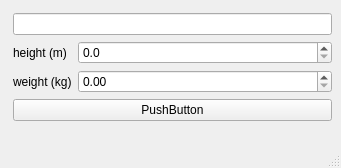
<?xml version="1.0" encoding="UTF-8"?>
<ui version="4.0">
 <class>MainWindow</class>
 <widget class="QMainWindow" name="MainWindow">
  <property name="geometry">
   <rect>
    <x>0</x>
    <y>0</y>
    <width>341</width>
    <height>168</height>
   </rect>
  </property>
  <property name="windowTitle">
   <string>MainWindow</string>
  </property>
  <widget class="QWidget" name="centralwidget">
   <layout class="QVBoxLayout" name="verticalLayout">
    <item>
     <layout class="QFormLayout" name="formLayout">
      <property name="leftMargin">
       <number>4</number>
      </property>
      <property name="topMargin">
       <number>4</number>
      </property>
      <property name="bottomMargin">
       <number>4</number>
      </property>
      <item row="0" column="0" colspan="2">
       <widget class="QLineEdit" name="line_output"/>
      </item>
      <item row="1" column="0">
       <widget class="QLabel" name="lbl_height">
        <property name="text">
         <string>height (m)</string>
        </property>
       </widget>
      </item>
      <item row="2" column="0">
       <widget class="QLabel" name="lbl_weight">
        <property name="text">
         <string>weight (kg)</string>
        </property>
       </widget>
      </item>
      <item row="1" column="1">
       <widget class="QDoubleSpinBox" name="spin_height">
        <property name="decimals">
         <number>1</number>
        </property>
       </widget>
      </item>
      <item row="2" column="1">
       <widget class="QDoubleSpinBox" name="spin_weight"/>
      </item>
      <item row="3" column="0" colspan="2">
       <widget class="QPushButton" name="btn_calculate">
        <property name="text">
         <string>PushButton</string>
        </property>
       </widget>
      </item>
     </layout>
    </item>
   </layout>
  </widget>
  <widget class="QMenuBar" name="menubar">
   <property name="geometry">
    <rect>
     <x>0</x>
     <y>0</y>
     <width>341</width>
     <height>21</height>
    </rect>
   </property>
  </widget>
  <widget class="QStatusBar" name="statusbar"/>
 </widget>
 <resources/>
 <connections/>
</ui>
